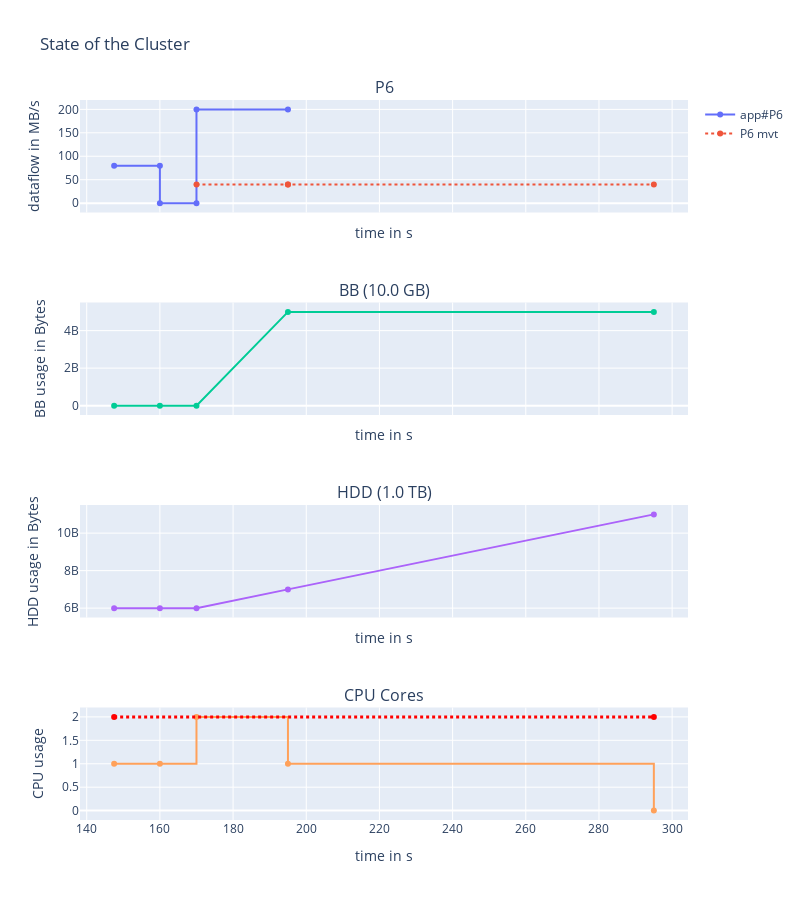

Notebook cell for this chart:
### Markdown cell above
Selective SBB per dataset

### Code cell
# logger
# sim env an data

data = simpy.Store(env)
logger.remove()
# Simple app: read 1GB -> compute 10s -> write 5GB
compute = [0,  10]
read = [1e9, 0]
write = [0, 5e9]
placement = [0, 0]
use_bb = [False, True] # enabling ephemeral tier for second dataset
app = Application(env, compute=compute, read=read, write=write, data=data)
env.process(app.run(cluster, placement=placement, use_bb=use_bb))
env.run()
print(f"application duration = {app.get_fitness()}")
fig = display_run(data, cluster, width=800, height=900)
fig.show()

### Figure 1 — Plotly figure (JSON) as saved in the notebook; plotly's stock layout.template omitted (floating-point values rounded to 4 significant figures)
{"data": [{"line": {"shape": "linear"}, "name": "app#P6", "text": ["READ|to/from:HDD|volume=1.0 GB", "READ|to/from:HDD|volume=1.0 GB", "COMPUTE|volume=0B", "COMPUTE|volume=0B", "WRITE|to/from:BB|volume=5.0 GB", "WRITE|to/from:BB|volume=5.0 GB"], "textposition": "top center", "type": "scatter", "x": [147.5, 160, 160, 170, 170, 195], "xaxis": "x", "y": [80, 80, 0, 0, 200, 200], "yaxis": "y"}, {"line": {"dash": "dot", "shape": "linear"}, "name": "P6 mvt", "text": ["MOVEMENT|in:HDD|from:BB|volume=1.0 GB", "MOVEMENT|in:HDD|volume=1.0 GB", "MOVEMENT|in:HDD|from:BB|volume=4.0 GB", "MOVEMENT|in:HDD|volume=4.0 GB"], "textposition": "top center", "type": "scatter", "x": [170, 195, 195, 295], "xaxis": "x", "y": [40, 40, 40, 40], "yaxis": "y"}, {"line": {"shape": "linear"}, "name": "BB", "showlegend": false, "text": ["P6|Read|HDD | +volume=1.0 GB", "P6|Compute | +volume=0B", "P6|Write|BB | +volume=5.0 GB", "P6|Movement|HDD | +volume=1.0 GB", "P6|Movement|HDD | +volume=4.0 GB"], "textposition": "top center", "type": "scatter", "x": [147.5, 160, 170, 195, 295], "xaxis": "x2", "y": [0, 0, 0, 5000000000, 5000000000], "yaxis": "y2"}, {"line": {"shape": "linear"}, "name": "HDD", "showlegend": false, "text": ["P6|Read|HDD | +volume=1.0 GB", "P6|Compute | +volume=0B", "P6|Write|BB | +volume=5.0 GB", "P6|Movement|HDD | +volume=1.0 GB", "P6|Movement|HDD | +volume=4.0 GB"], "textposition": "top center", "type": "scatter", "x": [147.5, 160, 170, 195, 295], "xaxis": "x3", "y": [6000000000, 6000000000, 6000000000, 7000000000, 11000000000], "yaxis": "y3"}, {"line": {"shape": "hv"}, "showlegend": false, "type": "scatter", "x": [147.5, 160, 170, 195, 295], "xaxis": "x4", "y": [1, 1, 2, 1, 0], "yaxis": "y4"}, {"line": {"color": "red", "dash": "dot", "shape": "hv", "width": 3}, "showlegend": false, "text": ["Maximum available cores in cluster=2", "Maximum available cores in cluster=2"], "type": "scatter", "x": [147.5, 295], "xaxis": "x4", "y": [2, 2], "yaxis": "y4"}], "layout": {"annotations": [{"font": {"size": 16}, "showarrow": false, "text": "P6", "x": 0.5, "xanchor": "center", "xref": "paper", "y": 1, "yanchor": "bottom", "yref": "paper"}, {"font": {"size": 16}, "showarrow": false, "text": "BB (10.0 GB)", "x": 0.5, "xanchor": "center", "xref": "paper", "y": 0.7188, "yanchor": "bottom", "yref": "paper"}, {"font": {"size": 16}, "showarrow": false, "text": "HDD (1.0 TB)", "x": 0.5, "xanchor": "center", "xref": "paper", "y": 0.4375, "yanchor": "bottom", "yref": "paper"}, {"font": {"size": 16}, "showarrow": false, "text": "CPU Cores", "x": 0.5, "xanchor": "center", "xref": "paper", "y": 0.1562, "yanchor": "bottom", "yref": "paper"}], "height": 900, "title": {"text": "State of the Cluster"}, "width": 800, "xaxis": {"anchor": "y", "domain": [0, 1], "matches": "x4", "showticklabels": false, "title": {"text": "time in s"}}, "xaxis2": {"anchor": "y2", "domain": [0, 1], "matches": "x4", "showticklabels": false, "title": {"text": "time in s"}}, "xaxis3": {"anchor": "y3", "domain": [0, 1], "matches": "x4", "showticklabels": false, "title": {"text": "time in s"}}, "xaxis4": {"anchor": "y4", "domain": [0, 1], "title": {"text": "time in s"}}, "yaxis": {"anchor": "x", "domain": [0.8438, 1], "title": {"text": "dataflow in MB/s"}}, "yaxis2": {"anchor": "x2", "domain": [0.5625, 0.7188], "title": {"text": "BB usage in Bytes"}}, "yaxis3": {"anchor": "x3", "domain": [0.2812, 0.4375], "title": {"text": "HDD usage in Bytes"}}, "yaxis4": {"anchor": "x4", "domain": [0, 0.1562], "title": {"text": "CPU usage"}}}}
